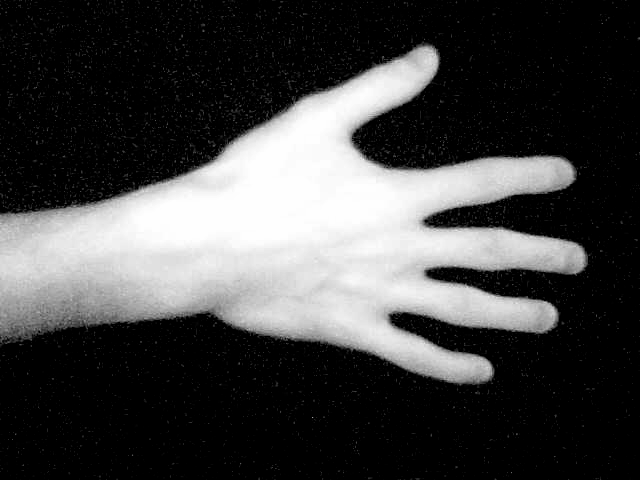
%> input picture Dataset/1.bmp, 640 x 480 px
$ octave --eval "result = preprocess(imread('Dataset/1.bmp'));"   (GNU Octave 9; MATLAB toolbox functions it lacks are replaced by stand-ins)
%> lines starting %> are read from the running program, lines starting %| are printed output that depends on the picture
function [ output_args ] = preprocess( img  )
%UNTITLED2 Summary of this function goes here
%   Detailed explanation goes here
%
I = img;
%> I is the input picture: size 480x640 uint8; min 0, max 254, mean 67.5
FDetect = vision.CascadeObjectDetector;

%Read the input image
% I = imread('FacialImages/11.jpg');

%Returns Bounding Box values based on number of objects
BB = [117.5 61.5 101 121];
figure,imshow(I, 'border', 'tight');
hold on
rectange = rectangle('Position', BB);
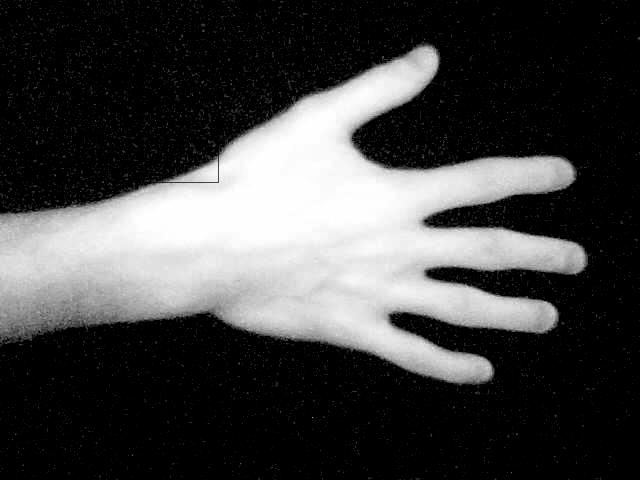
%> figure redrawn from the program's plot data
hold off

% for i = 1:size(BB,1)
%     rectangle('Position',BB(i,:),'LineWidth',5,'LineStyle','-','EdgeColor','r');
% end


crob=imcrop(I,BB);
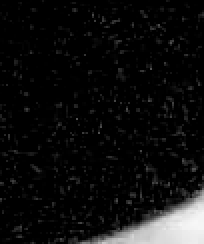
%> crob: size 122x102 uint8 (shown 2 times larger); min 0, max 247, mean 15.6
figure;imshow(crob),title('Crob Image');
imwrite(crob,'Process_Image\Crop.jpg','jpg');
B = imrotate(crob,90); %angle 90 degree
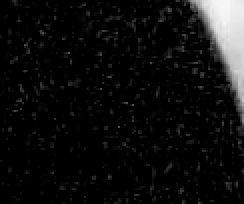
%> B: size 102x122 uint8 (shown 2 times larger); min 0, max 247, mean 15.6; mean of the top-left, top-right, bottom-left and bottom-right quarters 4, 51.3, 2.1, 5.2
figure;imshow(B),title('Rotate Image');
imwrite(B,'Process_Image\Rotate.jpg','jpg');
resize=imresize(crob,[250 250]); %% resized  250 X 250
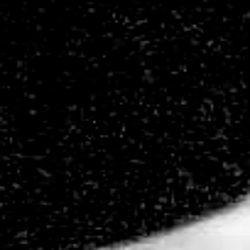
%> resize: size 250x250 uint8; min 0, max 247, mean 15.8
figure;imshow(resize),title('Resize Image');
imwrite(resize,'Process_Image\Resize.jpg','jpg');
imwrite(resize,'Test1.jpg','jpg');
end
%> (the run ends here)

$ run again, on Dataset/10.bmp
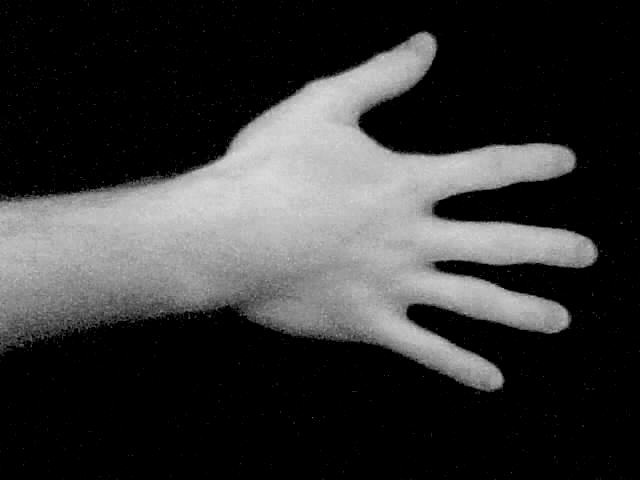
%> input picture Dataset/10.bmp, 640 x 480 px
%> in preprocess, I is the input picture: size 480x640 uint8; min 0, max 219, mean 53.7
%> in preprocess, `B = imrotate(crob,90);`:
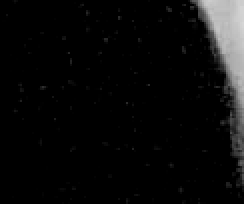
%> B: size 102x122 uint8 (shown 2 times larger); min 0, max 214, mean 11.8; mean of the top-left, top-right, bottom-left and bottom-right quarters 0.5, 40.9, 0.2, 5.7
%> in preprocess, `resize=imresize(crob,[250 250]);`:
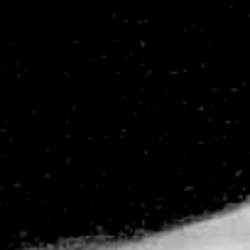
%> resize: size 250x250 uint8; min 0, max 214, mean 11.9

$ run again, on Dataset/12.bmp
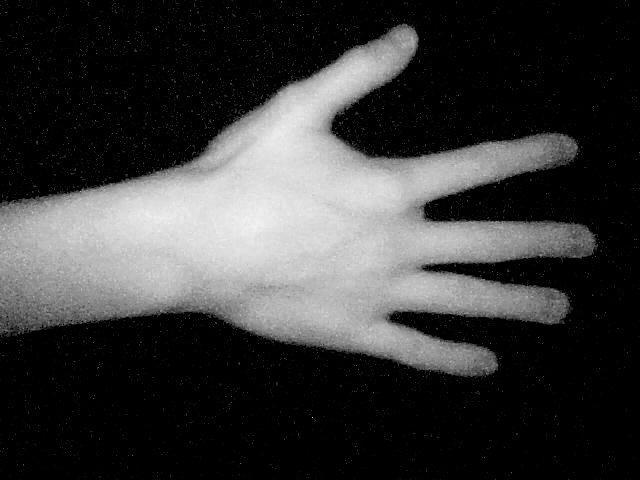
%> input picture Dataset/12.bmp, 640 x 480 px
%> in preprocess, I is the input picture: size 480x640 uint8; min 0, max 243, mean 57.3
%> in preprocess, `B = imrotate(crob,90);`:
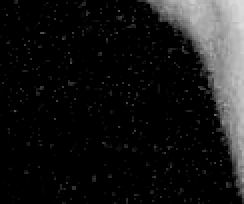
%> B: size 102x122 uint8 (shown 2 times larger); min 0, max 220, mean 23.4; mean of the top-left, top-right, bottom-left and bottom-right quarters 2.3, 72.1, 1.2, 17.9
%> in preprocess, `resize=imresize(crob,[250 250]);`:
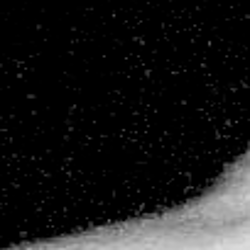
%> resize: size 250x250 uint8; min 0, max 220, mean 23.5
